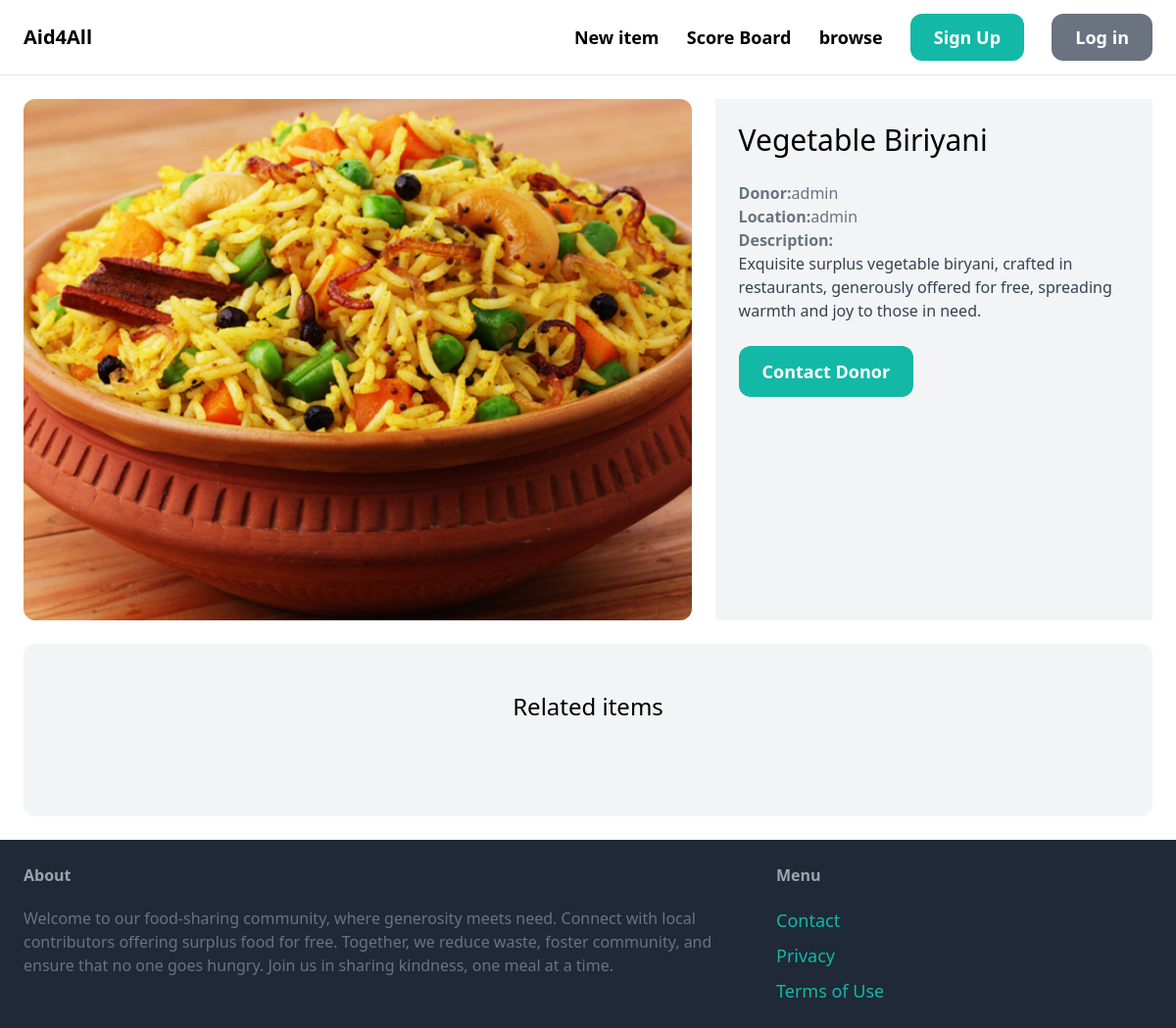
Page /items/1/ on the committed database.
### item/models.py (models this page shows, shortened)
class Item(models.Model):
    category = models.ForeignKey(Category, related_name='items', on_delete=models.CASCADE)
    name = models.CharField(max_length=255)
    description = models.TextField(blank=True, null=True)
    location = models.TextField(blank=True, null=True)
    image = models.ImageField(upload_to='item_images',blank=True, null=True)
    is_sold = models.BooleanField(default=False)
    created_by = models.ForeignKey(User, related_name='items', on_delete=models.CASCADE)
    created_at = models.DateTimeField(auto_now_add=True)

### item/views.py (the view)
# urls.py: path('<int:pk>/', views.detail, name='detail'),
def detail(request, pk):
    item = get_object_or_404(Item, pk=pk)
    related_items = Item.objects.filter(category=item.category, is_sold=False).exclude(pk=pk)[0:3]
    return render(request,'item/detail.html',{
        'item': item,
        'related_items': related_items
    })

### item/templates/item/detail.html (shortened to what this page needs)
{% extends 'core/base.html' %}
{% block content %}
<div class="grid grid-cols-5 gap-6">
    <div class="col-span-3">
        <img src="{{ item.image.url}}"class="rounded-xl">
    </div>
    <div class="col-span-2 p-6 bg-gray-100 roundex-xl">
        <h1 class="mb-6 text-3xl">{{ item.name }}</h1>
        <p class="text-gray-500"><strong>Donor:</strong>{{ item.created_by.username }}</p>
        <p class="text-gray-500"><strong>Location:</strong>{{ item.created_by.username }}</p>
        {% if item.description %}
            <p class="text-gray-700">
                <strong class="text-gray-500">Description:</strong><br>
                {{ item.description }}
            </p>
        {% endif %}
        <a href="#" class="inline-block mt-6 px-6 py-3 text-lg font-semibold bg-teal-500 text-white rounded-xl hover:bg-teal-700">Contact Donor</a>
   </div>
</div>
<div class="mt-6 px-6 py-12 bg-gray-100 rounded-xl">
    <h2 class="mb-12 text-2xl text-center">Related items</h2>
</div>
{% endblock %}

### rows in the picture
Item: image (picture), name "Vegetable Biriyani", created_by.username "admin", description "Exquisite surplus vegetable biryani, crafted in restaurants, generously offered for free, spreading warmth and joy to those in need."
